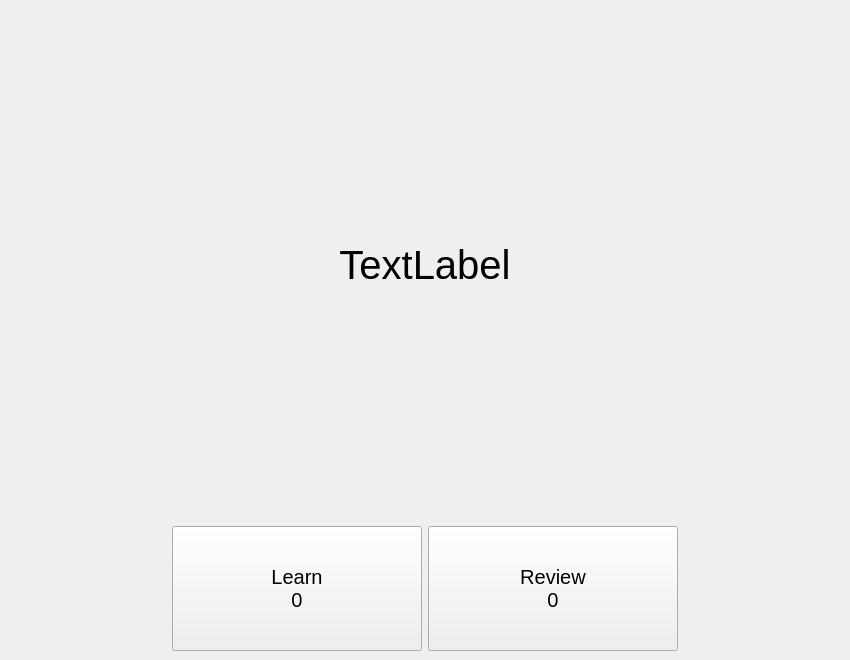
<?xml version="1.0" encoding="UTF-8"?>
<ui version="4.0">
 <class>Form</class>
 <widget class="QWidget" name="Form">
  <property name="geometry">
   <rect>
    <x>0</x>
    <y>0</y>
    <width>850</width>
    <height>660</height>
   </rect>
  </property>
  <property name="windowTitle">
   <string>Form</string>
  </property>
  <layout class="QHBoxLayout" name="horizontalLayout">
   <property name="spacing">
    <number>0</number>
   </property>
   <property name="leftMargin">
    <number>0</number>
   </property>
   <property name="topMargin">
    <number>0</number>
   </property>
   <property name="rightMargin">
    <number>0</number>
   </property>
   <property name="bottomMargin">
    <number>0</number>
   </property>
   <item>
    <widget class="QStackedWidget" name="stackedWidget">
     <property name="enabled">
      <bool>true</bool>
     </property>
     <property name="currentIndex">
      <number>0</number>
     </property>
     <widget class="QWidget" name="main_page">
      <layout class="QHBoxLayout" name="horizontalLayout_2">
       <item>
        <layout class="QGridLayout" name="gridLayout">
         <item row="0" column="1" colspan="2">
          <spacer name="verticalSpacer_2">
           <property name="orientation">
            <enum>Qt::Vertical</enum>
           </property>
           <property name="sizeHint" stdset="0">
            <size>
             <width>20</width>
             <height>40</height>
            </size>
           </property>
          </spacer>
         </item>
         <item row="1" column="1" colspan="2">
          <widget class="QLabel" name="main_word_label">
           <property name="minimumSize">
            <size>
             <width>400</width>
             <height>100</height>
            </size>
           </property>
           <property name="font">
            <font>
             <pointsize>30</pointsize>
            </font>
           </property>
           <property name="text">
            <string>TextLabel</string>
           </property>
           <property name="alignment">
            <set>Qt::AlignCenter</set>
           </property>
          </widget>
         </item>
         <item row="2" column="1">
          <spacer name="verticalSpacer">
           <property name="orientation">
            <enum>Qt::Vertical</enum>
           </property>
           <property name="sizeHint" stdset="0">
            <size>
             <width>20</width>
             <height>40</height>
            </size>
           </property>
          </spacer>
         </item>
         <item row="3" column="0">
          <spacer name="horizontalSpacer">
           <property name="orientation">
            <enum>Qt::Horizontal</enum>
           </property>
           <property name="sizeHint" stdset="0">
            <size>
             <width>40</width>
             <height>20</height>
            </size>
           </property>
          </spacer>
         </item>
         <item row="3" column="1">
          <widget class="PushButton" name="learn_button">
           <property name="minimumSize">
            <size>
             <width>250</width>
             <height>125</height>
            </size>
           </property>
           <property name="font">
            <font>
             <pointsize>15</pointsize>
            </font>
           </property>
           <property name="text">
            <string>Learn
0</string>
           </property>
          </widget>
         </item>
         <item row="3" column="2">
          <widget class="PushButton" name="review_button">
           <property name="minimumSize">
            <size>
             <width>250</width>
             <height>125</height>
            </size>
           </property>
           <property name="font">
            <font>
             <pointsize>15</pointsize>
             <italic>false</italic>
             <underline>false</underline>
             <strikeout>false</strikeout>
             <kerning>true</kerning>
            </font>
           </property>
           <property name="text">
            <string>Review
0</string>
           </property>
          </widget>
         </item>
         <item row="3" column="3">
          <spacer name="horizontalSpacer_2">
           <property name="orientation">
            <enum>Qt::Horizontal</enum>
           </property>
           <property name="sizeHint" stdset="0">
            <size>
             <width>40</width>
             <height>20</height>
            </size>
           </property>
          </spacer>
         </item>
        </layout>
       </item>
      </layout>
     </widget>
     <widget class="QWidget" name="study_page">
      <layout class="QHBoxLayout" name="horizontalLayout_9">
       <item>
        <layout class="QGridLayout" name="gridLayout_2">
         <item row="0" column="4">
          <widget class="QLabel" name="progress_label">
           <property name="text">
            <string/>
           </property>
          </widget>
         </item>
         <item row="1" column="3">
          <spacer name="horizontalSpacer_3">
           <property name="orientation">
            <enum>Qt::Horizontal</enum>
           </property>
           <property name="sizeHint" stdset="0">
            <size>
             <width>40</width>
             <height>20</height>
            </size>
           </property>
          </spacer>
         </item>
         <item row="6" column="0">
          <spacer name="horizontalSpacer_4">
           <property name="orientation">
            <enum>Qt::Horizontal</enum>
           </property>
           <property name="sizeHint" stdset="0">
            <size>
             <width>24</width>
             <height>97</height>
            </size>
           </property>
          </spacer>
         </item>
         <item row="3" column="2">
          <widget class="QLabel" name="phonetic_label">
           <property name="text">
            <string/>
           </property>
          </widget>
         </item>
         <item row="5" column="2">
          <spacer name="verticalSpacer_3">
           <property name="orientation">
            <enum>Qt::Vertical</enum>
           </property>
           <property name="sizeHint" stdset="0">
            <size>
             <width>20</width>
             <height>40</height>
            </size>
           </property>
          </spacer>
         </item>
         <item row="4" column="2">
          <widget class="QLabel" name="chinese_label">
           <property name="minimumSize">
            <size>
             <width>100</width>
             <height>50</height>
            </size>
           </property>
           <property name="font">
            <font>
             <pointsize>15</pointsize>
            </font>
           </property>
           <property name="text">
            <string/>
           </property>
           <property name="alignment">
            <set>Qt::AlignLeading|Qt::AlignLeft|Qt::AlignVCenter</set>
           </property>
          </widget>
         </item>
         <item row="0" column="0">
          <widget class="TransparentToolButton" name="return_button">
           <property name="minimumSize">
            <size>
             <width>50</width>
             <height>50</height>
            </size>
           </property>
           <property name="text">
            <string/>
           </property>
          </widget>
         </item>
         <item row="6" column="1" colspan="3">
          <widget class="QStackedWidget" name="button_stackedWidget">
           <property name="currentIndex">
            <number>0</number>
           </property>
           <widget class="QWidget" name="know_page">
            <layout class="QHBoxLayout" name="horizontalLayout_5">
             <item>
              <layout class="QHBoxLayout" name="horizontalLayout_3">
               <item>
                <widget class="PushButton" name="know_button">
                 <property name="minimumSize">
                  <size>
                   <width>200</width>
                   <height>100</height>
                  </size>
                 </property>
                 <property name="font">
                  <font>
                   <pointsize>11</pointsize>
                  </font>
                 </property>
                 <property name="text">
                  <string>认识</string>
                 </property>
                </widget>
               </item>
               <item>
                <widget class="PushButton" name="not_know_button">
                 <property name="minimumSize">
                  <size>
                   <width>200</width>
                   <height>100</height>
                  </size>
                 </property>
                 <property name="font">
                  <font>
                   <pointsize>11</pointsize>
                  </font>
                 </property>
                 <property name="text">
                  <string>不认识</string>
                 </property>
                </widget>
               </item>
              </layout>
             </item>
            </layout>
           </widget>
           <widget class="QWidget" name="correct_page">
            <layout class="QHBoxLayout" name="horizontalLayout_4">
             <item>
              <layout class="QHBoxLayout" name="horizontalLayout_6">
               <item>
                <widget class="PushButton" name="correct_button">
                 <property name="minimumSize">
                  <size>
                   <width>200</width>
                   <height>100</height>
                  </size>
                 </property>
                 <property name="font">
                  <font>
                   <pointsize>11</pointsize>
                  </font>
                 </property>
                 <property name="text">
                  <string>没记错</string>
                 </property>
                </widget>
               </item>
               <item>
                <widget class="PushButton" name="wrong_button">
                 <property name="minimumSize">
                  <size>
                   <width>200</width>
                   <height>100</height>
                  </size>
                 </property>
                 <property name="font">
                  <font>
                   <pointsize>11</pointsize>
                  </font>
                 </property>
                 <property name="text">
                  <string>记错了</string>
                 </property>
                </widget>
               </item>
              </layout>
             </item>
            </layout>
           </widget>
           <widget class="QWidget" name="continue_page">
            <layout class="QHBoxLayout" name="horizontalLayout_7">
             <item>
              <layout class="QHBoxLayout" name="horizontalLayout_8">
               <item>
                <spacer name="horizontalSpacer_5">
                 <property name="orientation">
                  <enum>Qt::Horizontal</enum>
                 </property>
                 <property name="sizeHint" stdset="0">
                  <size>
                   <width>40</width>
                   <height>20</height>
                  </size>
                 </property>
                </spacer>
               </item>
               <item>
                <widget class="PushButton" name="continue_button">
                 <property name="minimumSize">
                  <size>
                   <width>200</width>
                   <height>100</height>
                  </size>
                 </property>
                 <property name="font">
                  <font>
                   <pointsize>11</pointsize>
                  </font>
                 </property>
                 <property name="text">
                  <string>继续</string>
                 </property>
                </widget>
               </item>
               <item>
                <spacer name="horizontalSpacer_6">
                 <property name="orientation">
                  <enum>Qt::Horizontal</enum>
                 </property>
                 <property name="sizeHint" stdset="0">
                  <size>
                   <width>40</width>
                   <height>20</height>
                  </size>
                 </property>
                </spacer>
               </item>
              </layout>
             </item>
            </layout>
           </widget>
          </widget>
         </item>
         <item row="6" column="4">
          <spacer name="horizontalSpacer_7">
           <property name="orientation">
            <enum>Qt::Horizontal</enum>
           </property>
           <property name="sizeHint" stdset="0">
            <size>
             <width>24</width>
             <height>97</height>
            </size>
           </property>
          </spacer>
         </item>
         <item row="1" column="2" rowspan="2">
          <widget class="QLabel" name="word_label">
           <property name="minimumSize">
            <size>
             <width>250</width>
             <height>100</height>
            </size>
           </property>
           <property name="font">
            <font>
             <pointsize>20</pointsize>
            </font>
           </property>
           <property name="text">
            <string>TextLabel</string>
           </property>
           <property name="alignment">
            <set>Qt::AlignLeading|Qt::AlignLeft|Qt::AlignVCenter</set>
           </property>
          </widget>
         </item>
         <item row="0" column="2">
          <spacer name="verticalSpacer_4">
           <property name="orientation">
            <enum>Qt::Vertical</enum>
           </property>
           <property name="sizeHint" stdset="0">
            <size>
             <width>20</width>
             <height>40</height>
            </size>
           </property>
          </spacer>
         </item>
        </layout>
       </item>
      </layout>
     </widget>
     <widget class="QWidget" name="finish_page">
      <layout class="QHBoxLayout" name="horizontalLayout_10">
       <item>
        <layout class="QGridLayout" name="gridLayout_3">
         <item row="0" column="1">
          <spacer name="verticalSpacer_5">
           <property name="orientation">
            <enum>Qt::Vertical</enum>
           </property>
           <property name="sizeHint" stdset="0">
            <size>
             <width>20</width>
             <height>40</height>
            </size>
           </property>
          </spacer>
         </item>
         <item row="1" column="1">
          <widget class="QLabel" name="study_finish_label">
           <property name="minimumSize">
            <size>
             <width>200</width>
             <height>200</height>
            </size>
           </property>
           <property name="font">
            <font>
             <pointsize>16</pointsize>
            </font>
           </property>
           <property name="text">
            <string>学习完成</string>
           </property>
           <property name="alignment">
            <set>Qt::AlignCenter</set>
           </property>
          </widget>
         </item>
         <item row="2" column="0">
          <spacer name="horizontalSpacer_8">
           <property name="orientation">
            <enum>Qt::Horizontal</enum>
           </property>
           <property name="sizeHint" stdset="0">
            <size>
             <width>40</width>
             <height>20</height>
            </size>
           </property>
          </spacer>
         </item>
         <item row="2" column="1">
          <widget class="PushButton" name="finish_continue_button">
           <property name="minimumSize">
            <size>
             <width>100</width>
             <height>50</height>
            </size>
           </property>
           <property name="font">
            <font>
             <pointsize>11</pointsize>
            </font>
           </property>
           <property name="text">
            <string>继续</string>
           </property>
          </widget>
         </item>
         <item row="2" column="2">
          <spacer name="horizontalSpacer_9">
           <property name="orientation">
            <enum>Qt::Horizontal</enum>
           </property>
           <property name="sizeHint" stdset="0">
            <size>
             <width>40</width>
             <height>20</height>
            </size>
           </property>
          </spacer>
         </item>
         <item row="3" column="1">
          <spacer name="verticalSpacer_6">
           <property name="orientation">
            <enum>Qt::Vertical</enum>
           </property>
           <property name="sizeHint" stdset="0">
            <size>
             <width>20</width>
             <height>40</height>
            </size>
           </property>
          </spacer>
         </item>
        </layout>
       </item>
      </layout>
     </widget>
    </widget>
   </item>
  </layout>
 </widget>
 <customwidgets>
  <customwidget>
   <class>PushButton</class>
   <extends>QPushButton</extends>
   <header>qfluentwidgets</header>
  </customwidget>
  <customwidget>
   <class>TransparentToolButton</class>
   <extends>QToolButton</extends>
   <header>qfluentwidgets</header>
  </customwidget>
 </customwidgets>
 <resources/>
 <connections/>
</ui>
